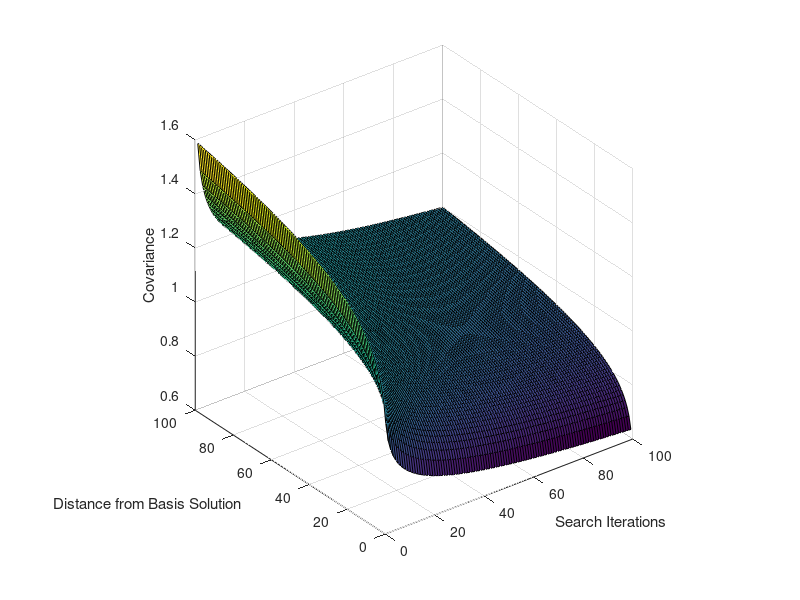
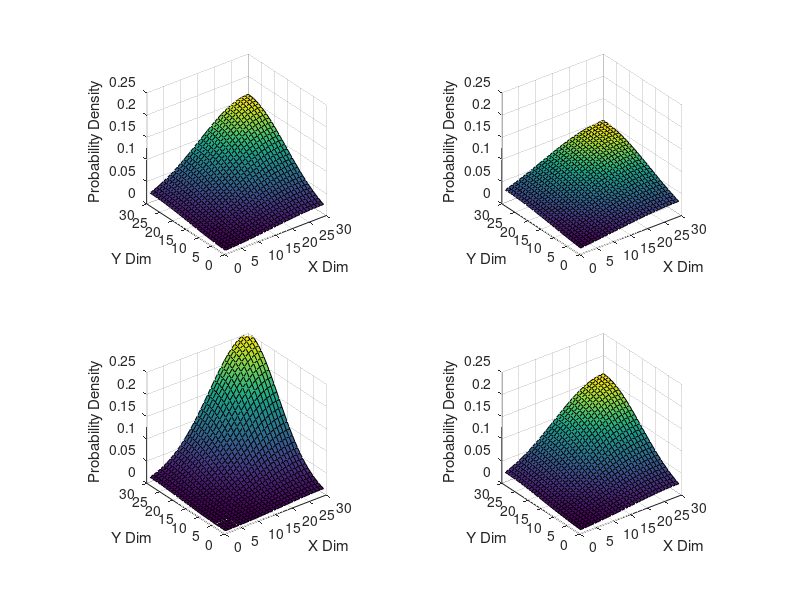

Reproduce these figures in MATLAB, in order.
%% Generate Data

randomness = 10;
iter = 1:1:100;
dist = 1:1:100;
covGrid = meshgrid(iter,dist);

for i = 1:100
    
    for j = 1:100
        
        covGrid(i,j) = nthroot(dist(i),randomness)./ ...
            nthroot(iter(j),randomness);
        
    end
    
end

%% Plot Surface

scrn = get(0,'ScreenSize');
fig1 = figure(1);
set(fig1,'position',scrn);

surf(covGrid);
axis square;
xlabel('Search Iterations');
ylabel('Distance from Basis Solution');
zlabel('Covariance');

%% Plot PDF

sampleCount = 2;
iHat = linspace(1,100,sampleCount);
jHat = linspace(1,100,sampleCount);
mu = [1 1];

plotGrids = cell(sampleCount,sampleCount);

for i = 1:size(iHat,2)
    
    for j = 1:size(jHat,2)
        
        sigma = [covGrid(iHat(i),jHat(j)) 0; 0 covGrid(iHat(i),jHat(j))];
        [X1, X2] = meshgrid(linspace(-1,1,30),linspace(-1,1,30));
        X = [X1(:) X2(:)];
        probVec = mvnpdf(X,mu,sigma);
        plotGrids{i,j} = reshape(probVec,[30 30]);
        
    end
    
end

%% Plot Surface

fig2 = figure();
set(fig2,'position',scrn);

reshape(plotGrids,[sampleCount^2 1]);

for k = 1:(sampleCount^2)

    subplot(sampleCount,sampleCount,k);
    surf(plotGrids{k});
    axis square;
    xlabel('X Dim');
    ylabel('Y Dim');
    zlabel('Probability Density');
    zlim([0 0.25]);

end